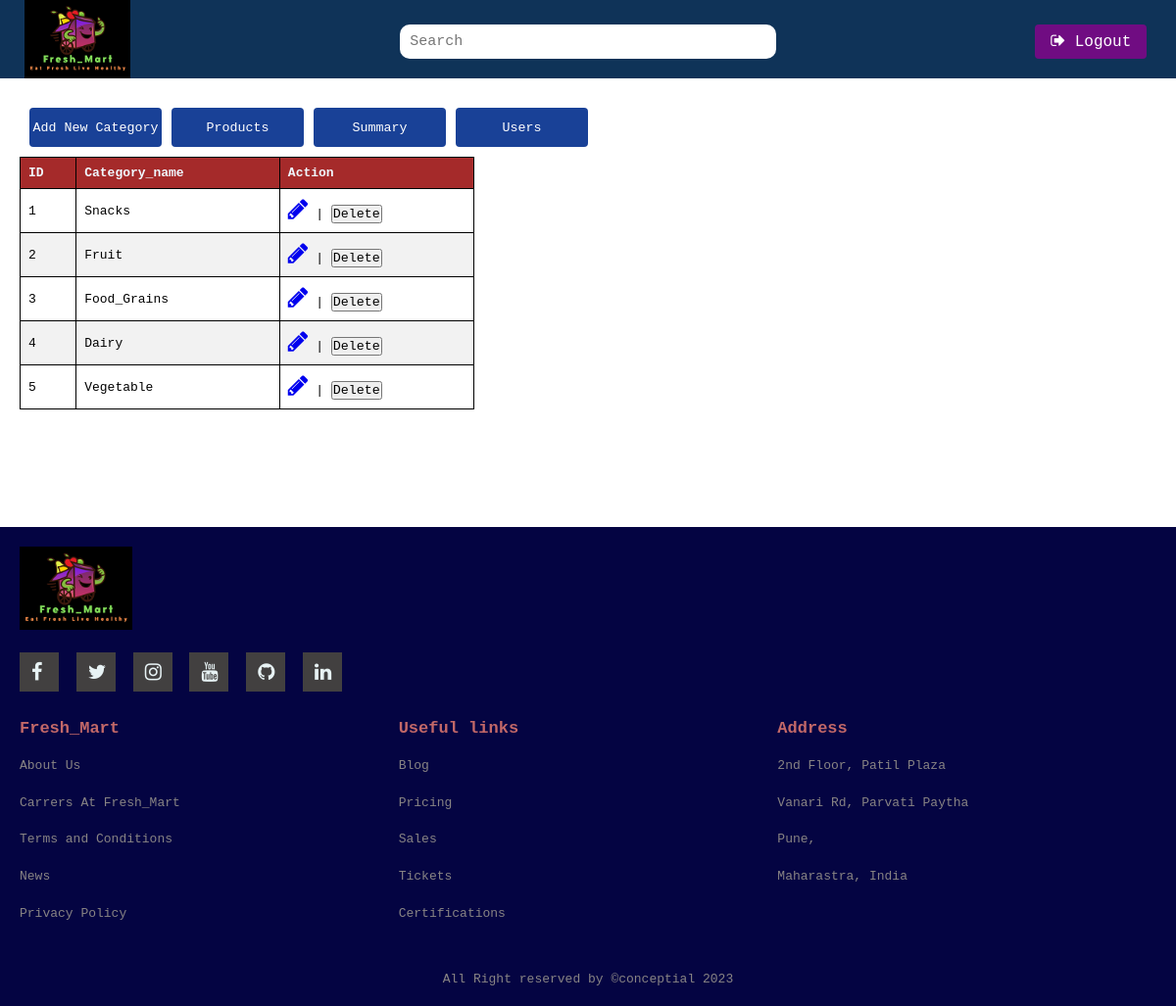
Screenshot of /manager_dashboard with the database file from the repository.
### models.py (models this page shows)
class Category(db.Model):
    id = db.Column(db.Integer, primary_key=True)
    category_name = db.Column(db.String(255), unique=True, nullable=False)

### app.py (the view)
@app.route('/manager_dashboard')
def manager_dashboard():
    managers = Manager.query.all()
    categories = Category.query.all()
    return render_template('manager_dashboard.html',managers=managers, categories=categories)

### templates/manager_dashboard.html (shortened to what this page needs)
<!DOCTYPE html>
<html>
<head>
    <link rel="stylesheet" href="https://cdnjs.cloudflare.com/ajax/libs/font-awesome/4.7.0/css/font-awesome.min.css">
    <link rel="stylesheet" href="../static/manager_nav.css">
</head>
<body>
    <div class ="header">
        <div class="logo">
            <a href="/"><img src="{{ url_for('static', filename='image/my.png') }}"></a>
        </div>
        <div class="search">
            <form>
                <input type="text" placeholder="Search">
            </form>
        </div>
        <div class="logout-button">
            <button onclick="window.location.href='/';" type="submit"><i class="fa fa-sign-out"></i> Logout</button>
        </div>
    </div>
    <div class="container1">
        <div class="button-container">
            <div class="btn-field">
                <button onclick="window.location.href='new_category';" type="button">Add New Category</button>
                <button onclick="window.location.href='product_list';" type="button">Products</button>
                <button onclick="window.location.href='summary';" type="button">Summary</button>
                <button onclick="window.location.href='user_data';" type="button">Users</button>
            </div>
        </div>
        <div>
            <table class = "table">
                <thead style="background-color: brown;color: aliceblue;">
                    <th>ID</th>
                    <th>Category_name</th>
                    <th>Action</th>
                </thead>
                <tbody>
                    {% for category in categories %}
                    <tr>
                        <td>{{loop.index}}</td>
                        <td>{{category.category_name}}</td>
                        <td>
                            <span style="font-size: 24px;color: green;">
                                <a href="{{ url_for('edit_category', category_id=category.id) }}"><i class="fa fa-pencil"></i></a></span>
                            |
                            <button onclick="confirmDelete('{{ category.category_name }}', '{{ category.id }}')">Delete</button>
                        </td>
                    </tr>
                    {% endfor %}
                </tbody>
            </table>
        </div>
    </div>
    <footer class="footer">
        <div class="footer-left">
            <img src="{{ url_for('static', filename='image/my.png') }}" alt="">
            <div class="socials">
                <a href="#"><i class="fa fa-facebook"></i></a>
                <a href="#"><i class="fa fa-twitter"></i></a>
                <a href="#"><i class="fa fa-instagram"></i></a>
                <a href="#"><i class="fa fa-youtube"></i></a>
                <a href="#"><i class="fa fa-github"></i></a>
                <a href="#"><i class="fa fa-linkedin"></i></a>
            </div>
        </div>
        <ul class="footer-right">
            <li>
                <h2>Fresh_Mart</h2>
                <ul class="box">
                    <li><a href="#">About Us</a></li>
                    <li><a href="#">Carrers At Fresh_Mart</a></li>
                    <li><a href="#">Terms and Conditions</a></li>
                    <li><a href="#">News</a></li>
                    <li><a href="#">Privacy Policy</a></li>
                </ul>
            </li>
            <li class="features">
                <h2>Useful links</h2>
                <ul class="box">
                    <li><a href="#">Blog</a></li>
                    <li><a href="#">Pricing</a></li>
                    <li><a href="#">Sales</a></li>
                    <li><a href="#">Tickets</a></li>
                    <li><a href="#">Certifications</a></li>
                </ul>
            </li>
            <li>
                <h2>Address</h2>
                <ul class="box">
                    <li><a href="#">2nd Floor, Patil Plaza</a></li>
                    <li><a href="#">Vanari Rd, Parvati Paytha</a></li>
                    <li><a href="#">Pune,</a></li>
                    <li><a href="#">Maharastra, India</a></li>
                </ul>
            </li>
        </ul>
        <div class="footer-bottom">
            <p>All Right reserved by &copy;conceptial 2023 </p>
        </div>
    </footer>
</body>
</html>

### static/manager_nav.css (style rules this page uses)
* { padding: 0%; margin: 0%; font-family: monospace; box-sizing: border-box; }
.header { background: #0f3358; display: grid; grid-template-columns: repeat(3,1fr); padding: 0px 25px; height: 80px; align-items: center; }
.logo img { height: 80px; }
.search input { height: 35px; width: 100%; border: none; outline: none; border-radius: 10px; padding-left: 10px; font-size: 15px; }
.container1 { display: flex; flex-direction: column; margin-bottom: 20px; padding: 20px; }
footer { display: -webkit-flex; display: -moz-box; display: -ms-flexbox; display: flex; flex-flow: row wrap; padding: 20px; color: #c26868; background-color: #040442; margin-top: 80px; }
.footer > * { flex: 1 100%; }
.footer-left { margin-right: 0.25cm; margin-bottom: 0.5cm; }
.footer-left img { width: 10%; margin-bottom: 0.5cm; }
h2 { font-weight: 600; font-size: 17px; }
.footer ul { list-style: none; padding-left: 0; }
.footer li { line-height: 1cm; }
.footer a { text-decoration: none; }
.footer-right { display: -webkit-flex; display: -moz-box; display: -ms-flexbox; display: flex; flex-flow: row wrap; }
.footer-right >* { flex: 1 50%; margin-right: 1.25cm; }
.box a { color: #888484; }
.footer-bottom { text-align: center; color: #888484; padding-top: 40px; }
.socials a { background: #424040; width: 40px; height: 40px; display: inline-block; margin-right: 10px; }
.socials a { color: #e7f2f4; padding: 10px 12px; font-size: 20px; }
@media screen and (min-width: 600px) { .footer-right >* { flex: 1; } }
@media screen and (min-width: 600px) { .footer-left >* { flex: 1 0px; } }
@media screen and (min-width: 600px) { .footer-right >* { flex: 2 0px; } }

### templates/manager_dashboard.html (style rules this page uses)
.table { border-collapse: collapse; width: 40%; margin-top: 10px; margin-bottom: 20px; padding: 20px; }
.table th, .table td { border: 1px solid black; padding: 8px; text-align: left; }
.table thead { background-color: brown; color: aliceblue; }
.table tbody tr:nth-child(even) { background-color: #f2f2f2; }
.button-container { width: 100%; }
.btn-field { margin-top: 10px; width: 50%; display: flex; justify-content: space-around; }
.btn-field button { flex-basis: 50%; background: #194197; color: #fff; height: 40px; margin-left: 10px; border: 0; outline: 0; border-radius: 4px; cursor: pointer; transition: .9; }
.logout-button { margin-left: 7cm; }
.logout-button button { padding: 8px 16px; font-size: 16px; background: #700c82; color: #fff; border: none; border-radius: 4px; cursor: pointer; }

### rows the page displays
Category: category_name "Snacks"
Category: category_name "Fruit"
Category: category_name "Food_Grains"
Category: category_name "Dairy"
Category: category_name "Vegetable"
